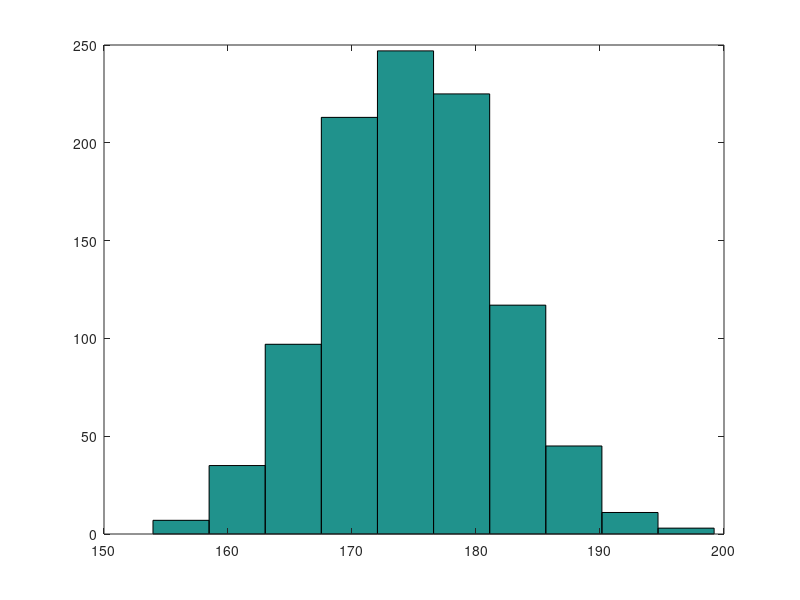
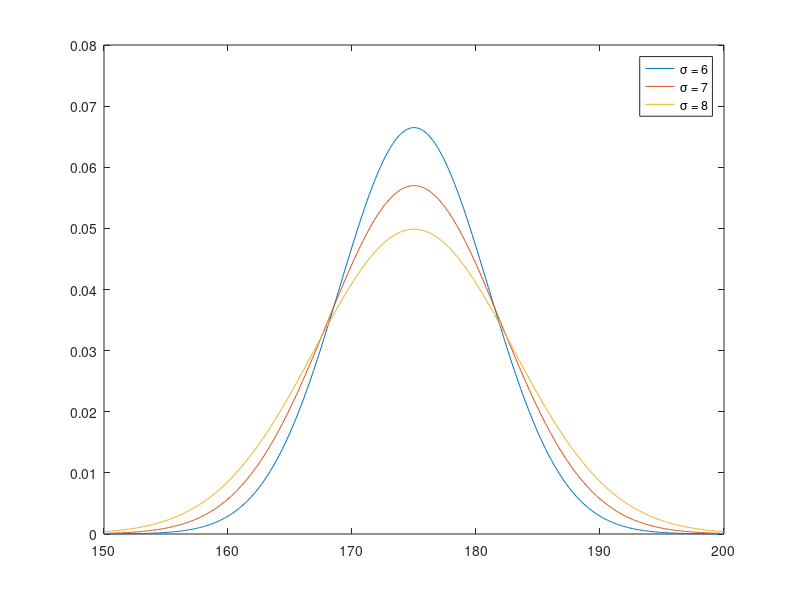

The MATLAB source for these figures, in order:

% Load statistics module for normal probability density function
pkg load statistics;

% Define constants
N = 1000;
mean = 175;
std_dev = 7;

% Generate heights as a column vector
heights = randn(N, 1);
heights *= std_dev;
heights += mean;

% Create and print the histogram of heights
hist(heights, 10);
print("the2_hist", "-dpng");

% Create and print the normal PDF's with various standard deviations
x = 150:0.1:200;
hold off;
plot(x, normpdf(x, mean, 6), ";\\sigma = 6;");
hold on;
plot(x, normpdf(x, mean, 7), ";\\sigma = 7;");
plot(x, normpdf(x, mean, 8), ";\\sigma = 8;");
print("the2_plot", "-dpng");

% Generate heights as a 150x1000 matrix
heights = randn(150, N);
heights *= std_dev;
heights += mean;

% Filter heights and sum the successes
heights = (heights > 170) & (heights < 180);
heights = sum(heights);

% Calculate probabilities
p1 = sum(heights > 67.5)/N
p2 = sum(heights > 75)/N
p3 = sum(heights > 82.5)/N
